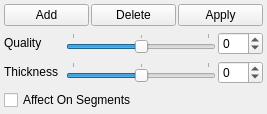
             <widget class="QWidget" name="contolShahveTab">
              <property name="autoFillBackground">
               <bool>true</bool>
              </property>
              <attribute name="title">
               <string>Shave</string>
              </attribute>
              <layout class="QVBoxLayout" name="verticalLayout_3">
               <property name="spacing">
                <number>2</number>
               </property>
               <property name="margin">
                <number>2</number>
               </property>
               <item>
                <widget class="QWidget" name="horizontalWidget" native="true">
                 <property name="layoutDirection">
                  <enum>Qt::LeftToRight</enum>
                 </property>
                 <property name="autoFillBackground">
                  <bool>false</bool>
                 </property>
                 <layout class="QHBoxLayout" name="horizontalLayout_12">
                  <property name="spacing">
                   <number>2</number>
                  </property>
                  <property name="margin">
                   <number>2</number>
                  </property>
                  <item>
                   <widget class="QPushButton" name="CreateShaveControl">
                    <property name="sizePolicy">
                     <sizepolicy hsizetype="Preferred" vsizetype="Fixed">
                      <horstretch>0</horstretch>
                      <verstretch>0</verstretch>
                     </sizepolicy>
                    </property>
                    <property name="minimumSize">
                     <size>
                      <width>80</width>
                      <height>0</height>
                     </size>
                    </property>
                    <property name="text">
                     <string>Add</string>
                    </property>
                    <property name="-command" stdset="0">
                     <string>addCRCloc</string>
                    </property>
                   </widget>
                  </item>
                  <item>
                   <widget class="QPushButton" name="removeShaveControl">
                    <property name="sizePolicy">
                     <sizepolicy hsizetype="Preferred" vsizetype="Fixed">
                      <horstretch>0</horstretch>
                      <verstretch>0</verstretch>
                     </sizepolicy>
                    </property>
                    <property name="minimumSize">
                     <size>
                      <width>80</width>
                      <height>0</height>
                     </size>
                    </property>
                    <property name="text">
                     <string>Delete</string>
                    </property>
                    <property name="-command" stdset="0">
                     <string>&quot;removeCRCloc 1&quot;</string>
                    </property>
                   </widget>
                  </item>
                  <item>
                   <widget class="QPushButton" name="aplyShaveControl">
                    <property name="sizePolicy">
                     <sizepolicy hsizetype="Preferred" vsizetype="Fixed">
                      <horstretch>0</horstretch>
                      <verstretch>0</verstretch>
                     </sizepolicy>
                    </property>
                    <property name="minimumSize">
                     <size>
                      <width>80</width>
                      <height>0</height>
                     </size>
                    </property>
                    <property name="text">
                     <string>Apply</string>
                    </property>
                    <property name="-command" stdset="0">
                     <string>&quot;removeCRCloc 0&quot;</string>
                    </property>
                   </widget>
                  </item>
                 </layout>
                </widget>
               </item>
               <item>
                <widget class="QWidget" name="Layout_Qw" native="true">
                 <layout class="QHBoxLayout" name="Layout_Q">
                  <property name="spacing">
                   <number>2</number>
                  </property>
                  <property name="margin">
                   <number>2</number>
                  </property>
                  <item>
                   <widget class="QLabel" name="label_2">
                    <property name="sizePolicy">
                     <sizepolicy hsizetype="Fixed" vsizetype="Fixed">
                      <horstretch>0</horstretch>
                      <verstretch>0</verstretch>
                     </sizepolicy>
                    </property>
                    <property name="minimumSize">
                     <size>
                      <width>60</width>
                      <height>0</height>
                     </size>
                    </property>
                    <property name="text">
                     <string>Quality</string>
                    </property>
                   </widget>
                  </item>
                  <item>
                   <widget class="QSlider" name="ShaveQuality">
                    <property name="sizePolicy">
                     <sizepolicy hsizetype="Expanding" vsizetype="Fixed">
                      <horstretch>0</horstretch>
                      <verstretch>0</verstretch>
                     </sizepolicy>
                    </property>
                    <property name="minimumSize">
                     <size>
                      <width>150</width>
                      <height>20</height>
                     </size>
                    </property>
                    <property name="maximumSize">
                     <size>
                      <width>16777215</width>
                      <height>20</height>
                     </size>
                    </property>
                    <property name="minimum">
                     <number>-10</number>
                    </property>
                    <property name="maximum">
                     <number>10</number>
                    </property>
                    <property name="value">
                     <number>0</number>
                    </property>
                    <property name="orientation">
                     <enum>Qt::Horizontal</enum>
                    </property>
                    <property name="tickPosition">
                     <enum>QSlider::TicksAbove</enum>
                    </property>
                    <property name="tickInterval">
                     <number>10</number>
                    </property>
                    <property name="-cc" stdset="0">
                     <string>&quot;setCRCAttr ShaveQuality set&quot;</string>
                    </property>
                    <property name="-dc" stdset="0">
                     <string>&quot;setCRCAttr ShaveQuality set&quot;</string>
                    </property>
                   </widget>
                  </item>
                  <item>
                   <widget class="QSpinBox" name="spinBox">
                    <property name="minimum">
                     <number>-10</number>
                    </property>
                    <property name="maximum">
                     <number>10</number>
                    </property>
                   </widget>
                  </item>
                 </layout>
                </widget>
               </item>
               <item>
                <widget class="QWidget" name="Layout_Tw" native="true">
                 <layout class="QHBoxLayout" name="Layout_T">
                  <property name="spacing">
                   <number>2</number>
                  </property>
                  <property name="margin">
                   <number>2</number>
                  </property>
                  <item>
                   <widget class="QLabel" name="label_3">
                    <property name="sizePolicy">
                     <sizepolicy hsizetype="Fixed" vsizetype="Fixed">
                      <horstretch>0</horstretch>
                      <verstretch>0</verstretch>
                     </sizepolicy>
                    </property>
                    <property name="minimumSize">
                     <size>
                      <width>60</width>
                      <height>0</height>
                     </size>
                    </property>
                    <property name="text">
                     <string>Thickness</string>
                    </property>
                   </widget>
                  </item>
                  <item>
                   <widget class="QSlider" name="Thickness">
                    <property name="sizePolicy">
                     <sizepolicy hsizetype="Expanding" vsizetype="Fixed">
                      <horstretch>0</horstretch>
                      <verstretch>0</verstretch>
                     </sizepolicy>
                    </property>
                    <property name="minimumSize">
                     <size>
                      <width>150</width>
                      <height>20</height>
                     </size>
                    </property>
                    <property name="maximumSize">
                     <size>
                      <width>16777215</width>
                      <height>20</height>
                     </size>
                    </property>
                    <property name="minimum">
                     <number>-10</number>
                    </property>
                    <property name="maximum">
                     <number>10</number>
                    </property>
                    <property name="value">
                     <number>0</number>
                    </property>
                    <property name="sliderPosition">
                     <number>0</number>
                    </property>
                    <property name="orientation">
                     <enum>Qt::Horizontal</enum>
                    </property>
                    <property name="invertedAppearance">
                     <bool>false</bool>
                    </property>
                    <property name="invertedControls">
                     <bool>false</bool>
                    </property>
                    <property name="tickPosition">
                     <enum>QSlider::TicksAbove</enum>
                    </property>
                    <property name="tickInterval">
                     <number>10</number>
                    </property>
                    <property name="-cc" stdset="0">
                     <string>&quot;setCRCAttr Thickness set&quot;</string>
                    </property>
                    <property name="-dc" stdset="0">
                     <string>&quot;setCRCAttr Thickness set&quot;</string>
                    </property>
                   </widget>
                  </item>
                  <item>
                   <widget class="QSpinBox" name="spinBox_2">
                    <property name="minimum">
                     <number>-10</number>
                    </property>
                    <property name="maximum">
                     <number>10</number>
                    </property>
                   </widget>
                  </item>
                 </layout>
                </widget>
               </item>
               <item>
                <widget class="QWidget" name="widget" native="true">
                 <layout class="QHBoxLayout" name="horizontalLayout_6">
                  <property name="spacing">
                   <number>2</number>
                  </property>
                  <property name="margin">
                   <number>2</number>
                  </property>
                  <item>
                   <widget class="QCheckBox" name="affectSegmet">
                    <property name="text">
                     <string>Affect On Segments</string>
                    </property>
                    <property name="checked">
                     <bool>false</bool>
                    </property>
                    <property name="-cc" stdset="0">
                     <string>affectCRCSegmet</string>
                    </property>
                   </widget>
                  </item>
                 </layout>
                </widget>
               </item>
              </layout>
             </widget>
